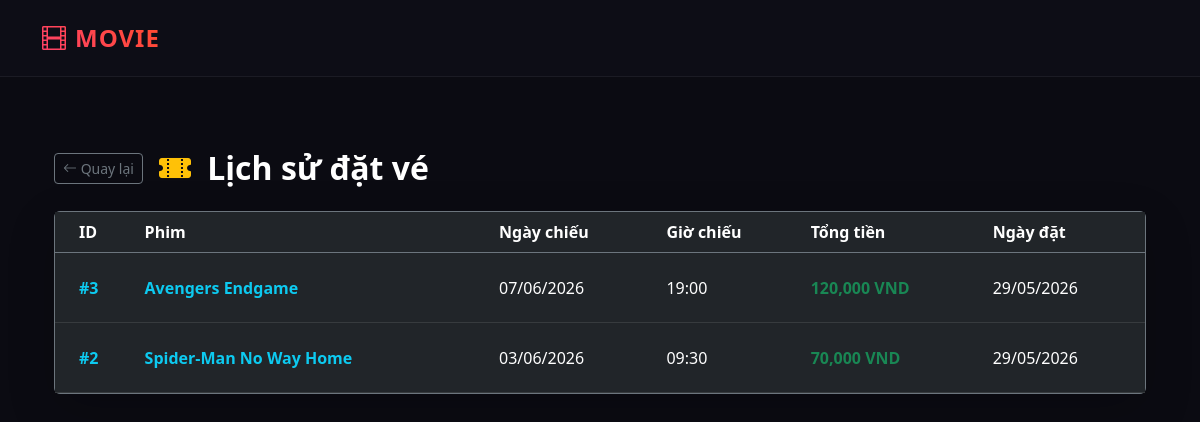
The app's page /admin/user/bookings/3 (signed in) with its own data.
### tables this page shows
CREATE TABLE bookings (
        id INTEGER PRIMARY KEY AUTOINCREMENT,
        user_id INTEGER,
        showtime_id INTEGER,
        total_price INTEGER,
        created_at TEXT,
        FOREIGN KEY(user_id) REFERENCES users(id) ON DELETE CASCADE,
        FOREIGN KEY(showtime_id) REFERENCES showtimes(id)
    );

CREATE TABLE movies (
        id INTEGER PRIMARY KEY AUTOINCREMENT,
        title TEXT,
        genre TEXT,
        duration INTEGER,
        rating REAL,
        poster TEXT
    );

CREATE TABLE showtimes (
    id INTEGER PRIMARY KEY AUTOINCREMENT,
    movie_id INTEGER,
    cinema TEXT,
    hall TEXT,
    date TEXT,
    time TEXT,
    price INTEGER,
    FOREIGN KEY(movie_id) REFERENCES movies(id)
);

### app.py (the view)
@app.route('/admin/user/bookings/<int:user_id>')
def admin_user_bookings(user_id):
    if 'user_id' not in session:
        return redirect(url_for('login'))
    if session.get('role') != 'admin_system':
        return redirect(url_for('login'))
    conn = get_db()
    c = conn.cursor()
    c.execute("""
        SELECT
            bookings.id,
            bookings.total_price,
            bookings.created_at,

            movies.title,

            showtimes.date,
            showtimes.time

        FROM bookings

        JOIN showtimes
        ON bookings.showtime_id = showtimes.id

        JOIN movies
        ON showtimes.movie_id = movies.id

        WHERE bookings.user_id=?

        ORDER BY bookings.id DESC
    """, (user_id,))
    bookings = c.fetchall()
    conn.close()
    return render_template(
        'admin/user_bookings.html',
        bookings=bookings
    )

### app.py (called while the page is built)
def get_db():
    conn = sqlite3.connect("database.db")
    conn.row_factory = sqlite3.Row
    return conn

### templates/admin/user_bookings.html
{% extends "layout.html" %}
{% block content %}
<div class="container py-5 text-white">
    <div class="d-flex align-items-center mb-4">
        <a href="{{ url_for('admin_users') }}" class="btn btn-outline-secondary btn-sm me-3">
            <i class="bi bi-arrow-left"></i> Quay lại
        </a>
        <h2 class="mb-0 fw-bold">
            <i class="bi bi-ticket-perforated-fill text-warning me-2"></i> Lịch sử đặt vé
        </h2>
    </div>
    <div class="card bg-dark border-secondary shadow-lg">
        <div class="card-body p-0">
            <div class="table-responsive">
                <table class="table table-dark table-hover align-middle mb-0">
                    <thead>
                        <tr class="border-secondary">
                            <th class="ps-4">ID</th>
                            <th>Phim</th>
                            <th>Ngày chiếu</th>
                            <th>Giờ chiếu</th>
                            <th>Tổng tiền</th>
                            <th>Ngày đặt</th>
                        </tr>
                    </thead>
                    <tbody>
                        {% for b in bookings %}
                        <tr style="height: 70px;">
                            <td class="ps-4 text-info fw-bold">#{{ b.id }}</td>
                            <td class="fw-semibold text-info">{{ b.title }}</td>
                            <td>
                                {% if b.date %}
                                    {{ b.date[8:10] }}/{{ b.date[5:7] }}/{{ b.date[0:4] }}
                                {% else %}
                                    N/A
                                {% endif %}
                            </td>
                            <td>{{ b.time }}</td>
                            <td class="text-success fw-bold">{{ "{:,}".format(b.total_price) }} VND</td>
                            <td>
                                {% if b.created_at %}
                                    {{ b.created_at[8:10] }}/{{ b.created_at[5:7] }}/{{ b.created_at[0:4] }}
                                {% else %}
                                    N/A
                                {% endif %}
                            </td>
                        </tr>
                        {% else %}
                        <tr>
                            <td colspan="6" class="text-center py-4 text-secondary">Chưa có lịch sử đặt vé nào.</td>
                        </tr>
                        {% endfor %}
                    </tbody>
                </table>
            </div>
        </div>
    </div>
</div>
{% endblock %}

### templates/layout.html (style rules this page uses)
body { background-color: #0b0b12 !important; color: #e2e2e9 !important; font-family: 'Segoe UI', sans-serif; }

### records on screen
bookings: id "3", title "Avengers Endgame", date "07", date "06", date "2026", time "19:00", total_price "120,000", created_at "29", created_at "05", created_at "2026"
bookings: id "2", title "Spider-Man No Way Home", date "03", date "06", date "2026", time "09:30", total_price "70,000", created_at "29", created_at "05", created_at "2026"
